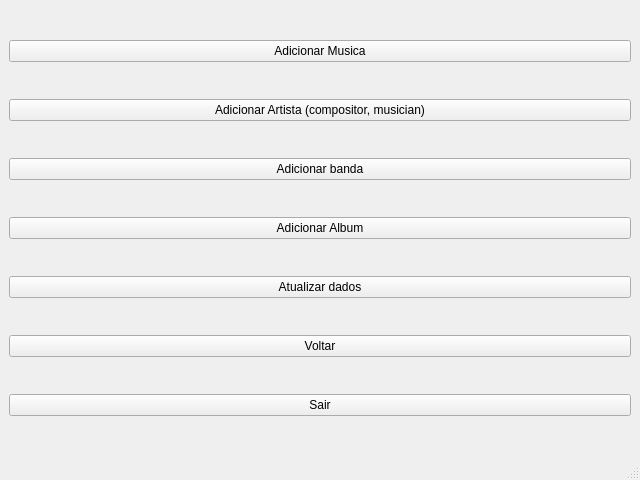
<?xml version="1.0" encoding="UTF-8"?>
<ui version="4.0">
 <class>Editor</class>
 <widget class="QMainWindow" name="Editor">
  <property name="geometry">
   <rect>
    <x>0</x>
    <y>0</y>
    <width>640</width>
    <height>480</height>
   </rect>
  </property>
  <property name="windowTitle">
   <string>MainWindow</string>
  </property>
  <widget class="QWidget" name="centralwidget">
   <layout class="QVBoxLayout" name="verticalLayout">
    <item>
     <widget class="QPushButton" name="bt_add_Music">
      <property name="text">
       <string>Adicionar Musica</string>
      </property>
     </widget>
    </item>
    <item>
     <widget class="QPushButton" name="bt_add_musician_compositor">
      <property name="text">
       <string>Adicionar Artista (compositor, musician)</string>
      </property>
     </widget>
    </item>
    <item>
     <widget class="QPushButton" name="bt_add_band">
      <property name="text">
       <string>Adicionar banda</string>
      </property>
     </widget>
    </item>
    <item>
     <widget class="QPushButton" name="bt_add_Album">
      <property name="text">
       <string>Adicionar Album</string>
      </property>
     </widget>
    </item>
    <item>
     <widget class="QPushButton" name="pushButton">
      <property name="text">
       <string>Atualizar dados</string>
      </property>
     </widget>
    </item>
    <item>
     <widget class="QPushButton" name="bt_return">
      <property name="text">
       <string>Voltar</string>
      </property>
     </widget>
    </item>
    <item>
     <widget class="QPushButton" name="bt_exit">
      <property name="text">
       <string>Sair</string>
      </property>
     </widget>
    </item>
   </layout>
  </widget>
  <widget class="QMenuBar" name="menubar">
   <property name="geometry">
    <rect>
     <x>0</x>
     <y>0</y>
     <width>640</width>
     <height>20</height>
    </rect>
   </property>
  </widget>
  <widget class="QStatusBar" name="statusbar"/>
 </widget>
 <resources/>
 <connections>
  <connection>
   <sender>bt_exit</sender>
   <signal>clicked()</signal>
   <receiver>Editor</receiver>
   <slot>close()</slot>
   <hints>
    <hint type="sourcelabel">
     <x>395</x>
     <y>375</y>
    </hint>
    <hint type="destinationlabel">
     <x>391</x>
     <y>410</y>
    </hint>
   </hints>
  </connection>
 </connections>
</ui>
